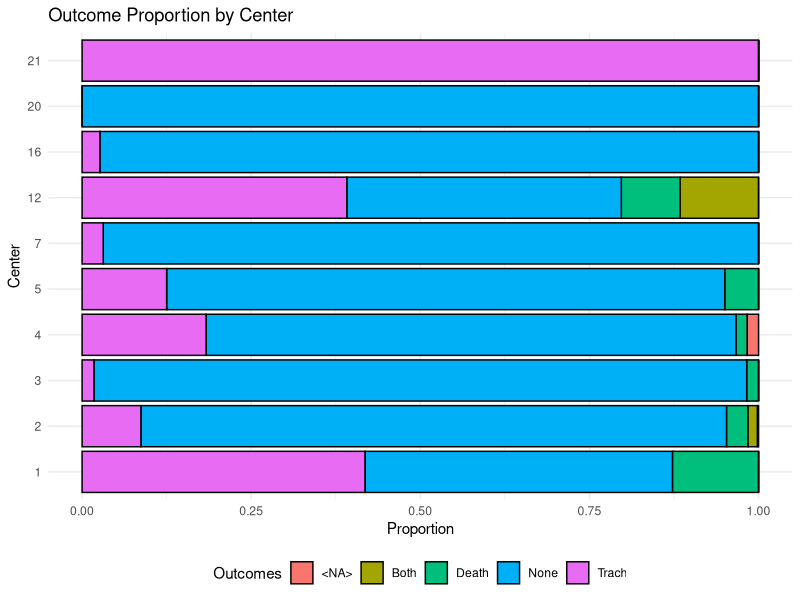

Here is the R script that generated this plot:
## ---- chunk 1
library(tidyverse)
library(ggplot2)
schmid_data <- read.csv("schmid_data.csv")

schmid_data <- schmid_data %>%
  mutate(Outcome = case_when(Trach == 1 & Death == "Yes" ~ "Both",
                             Trach == 1 & Death == "No" ~ "Trach",
                             Trach == 0 & Death == "Yes" ~ "Death",
                             Trach == 0 & Death == "No" ~ "None"))
schmid_count <- schmid_data %>%
  filter(!is.na(center)) %>%
  group_by(center) %>%
  count(Outcome) %>%
  spread(Outcome, n, fill = 0) 
 schmid_count <-  schmid_count %>%
   gather(`Both`, `Death`,  `None`, `Trach`, `<NA>`, key = "Outcomes", value = "Count") %>%
   group_by(center) %>%
   mutate(Proportion = Count/sum(Count))

ggplot(schmid_count, aes(x = Proportion, y = factor(center), fill = Outcomes)) + 
  geom_bar(stat = "identity", position = "stack", color = "black") +
  labs(title = "Outcome Proportion by Center", x = "Proportion", y = "Center") +
  theme_minimal() +
  theme(legend.position = "bottom") 
  # scale_fill_manual(values = c("Both" = "#5C5992FF", 
  #                              "Death" = "#B4DAE5FF", 
  #                              "None" = "#98579B", 
  #                              "Trach" = "#AE93BEFF", 
  #                              "<NA>" = "gray"))
